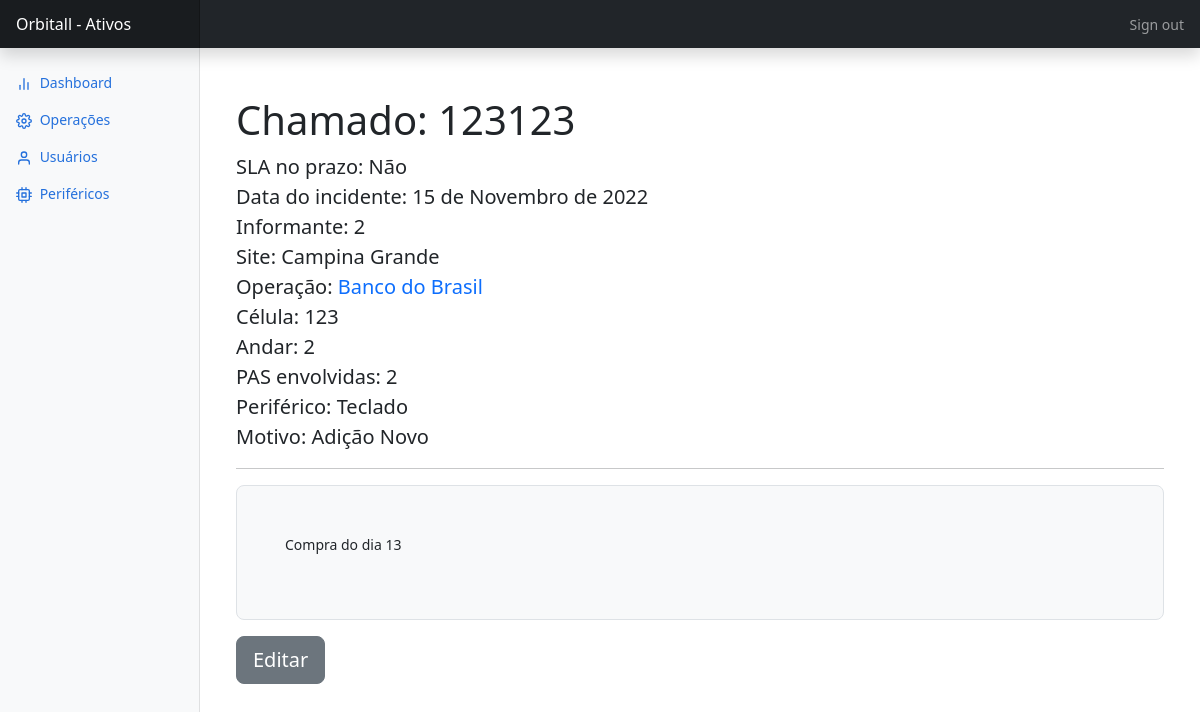
Page /home/incidente/123123 on the committed database.
### cadastroEquipamento/models.py (models this page shows, shortened)
class TblSolicitacao(models.Model):
    MOTIVO_CHOICES = (
        ("extravio","Extravio - Retirada indevida"),
        ("adicao","Adição Novo"),
        ("quebra","Quebra - Por Desgaste"),
        ("quebra_mal_uso","Quebra - Mal Uso"),
        ("troca","Troca")
    )
    chamado = models.CharField(max_length=7, unique=True)
    sla = models.BooleanField(default=False)
    data_incidentes = models.DateField(auto_now_add=True)
    solicitante = models.CharField(max_length=50)
    site = models.CharField(max_length=50)
    operacao = models.ForeignKey("TblOperacao", on_delete=models.PROTECT , related_name="incidentes_ativos")
    andar = models.CharField(max_length=10)
    periferico = models.ForeignKey("TblPeriferico", on_delete=models.PROTECT, related_name="perifericos")
    motivo = models.CharField(max_length=50, choices=MOTIVO_CHOICES, blank=False, null=False)
    observacao = models.TextField(max_length=50)
    pas = models.TextField(max_length=30)
    class Meta:
        managed = True
        db_table = 'tbl_solicitacao'
    def get_absolute_url(self):
        return reverse("incidente_details", kwargs={'chamado': self.chamado})

class TblOperacao(models.Model):
    operacao = models.CharField(unique=True, max_length=15)
    celula = models.IntegerField(default=0)
    qtd_solicitacao = models.IntegerField(blank=True, default=0)
    observacao = models.TextField()
    class Meta:
        managed = True
        db_table = 'tbl_operacao'
    def __str__(self):
        return self.operacao
    def get_absolute_url(self):
            return reverse("operacao_details", kwargs={'pk':self.pk})

class TblPeriferico(models.Model):
    tipo = models.CharField(max_length=50)
    qtd_periferico = models.IntegerField(blank=True, default=0)
    class Meta:
        managed = True
        db_table = "tbl_periferico"
    def __str__(self):
        return self.tipo

### cadastroEquipamento/views.py (the view, shortened to what this page needs)
# urls.py: path('incidente/<slug:chamado>', views.incidente_details, name='incidente_details'),
def incidente_details(request, chamado):
    incidente = get_object_or_404(TblSolicitacao, chamado = chamado)
    perifericos = TblPeriferico.objects.all()
    operacoes = TblOperacao.objects.all()
    if request.method == "GET":
        return render(request, "cadastroEquipamento/html/incidenteDetails.html", {'incidente':incidente, "perifericos":perifericos, "operacoes":operacoes, "motivos":TblSolicitacao.MOTIVO_CHOICES})

### templates/cadastroEquipamento/html/incidenteDetails.html (shortened to what this page needs)
{% extends 'cadastroEquipamento/html/base.html' %}
{% block main %}
    <main class="col-md-9 ms-sm-auto col-lg-10 px-md-4">
      <div class="container">
        <h1 class="mt-5">Chamado: {{incidente.chamado}}</h1>
        <p class="lead">
            SLA no prazo: <strong>{% if incidente.sla == True %}Sim {% else %} Não{% endif %}</strong> <br>
            Data do incidente: <strong>{{incidente.data_incidentes}}</strong> <br>
            Informante: <strong>{{incidente.solicitante}}</strong> <br>
            Site: <strong>{{incidente.site}}</strong> <br>
            Operação: <strong><a class="linkFormat" href="{{incidente.operacao.get_absolute_url}}"> {{incidente.operacao}} </a></strong> <br>
            Célula: <strong>{{incidente.operacao.celula}}</strong> <br>
            Andar: <strong>{{incidente.andar}}</strong> <br>
            PAS envolvidas: <strong>{{incidente.pas}}</strong> <br>
            Periférico: <strong>{{incidente.periferico}}</strong> <br>
            Motivo: <strong>{{incidente.motivo}}</strong>
        </p>
        <hr>
        <div class="h-100 p-5 bg-light border rounded-3">
            <p>{{incidente.observacao}}</p>
        </div>
        <div id="container_btns">
          <button type='button' class='btn btn-secondary btn-lg my-3' data-bs-toggle="modal" data-bs-target="#modalSheet"> <a class="linkFormatBtn" href="#">Editar</a></button>
        </div>
    </main>
{% endblock main %}

### templates/cadastroEquipamento/css/dashboard.css (style rules this page uses)
body { font-size: .875rem; }

### rows in the picture
TblSolicitacao: chamado "123123", data_incidentes "15 de Novembro de 2022", solicitante "2", site "Campina Grande", operacao "Banco do Brasil", operacao.celula "123", andar "2", pas "2", periferico "Teclado", motivo "Adição Novo", observacao "Compra do dia 13"
